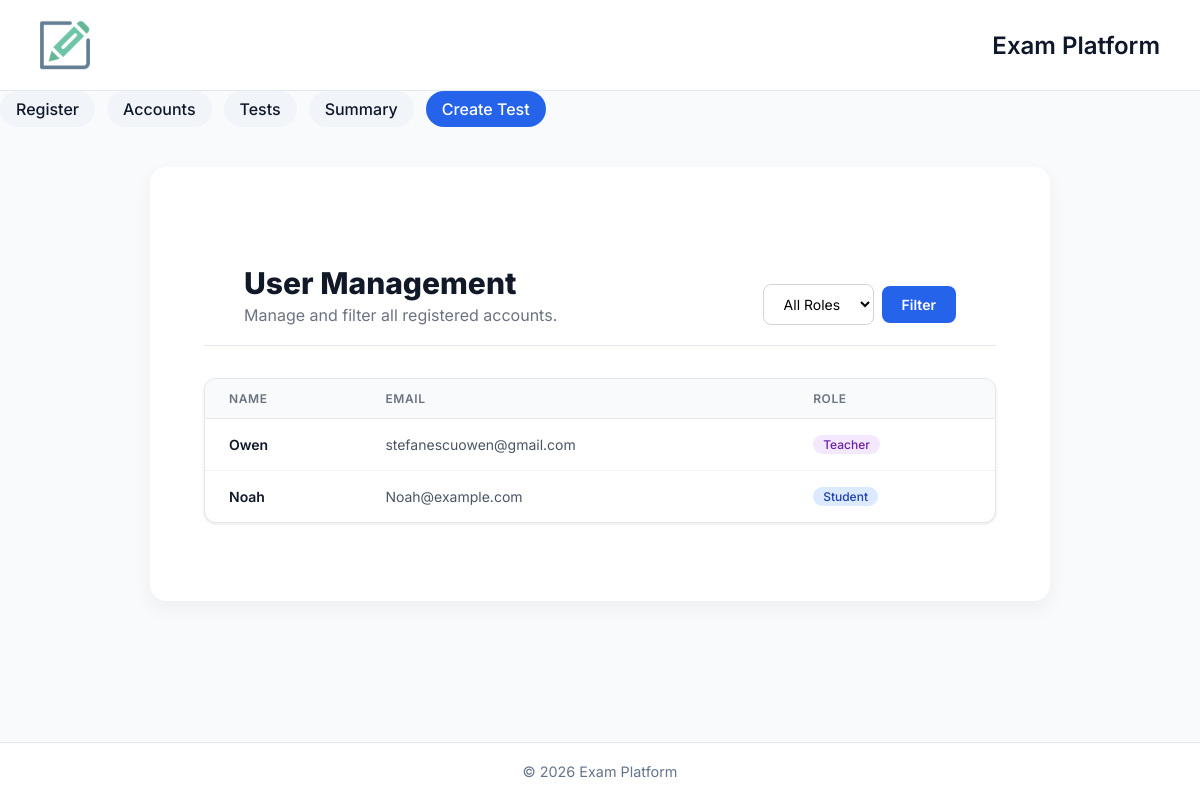
Page /accounts on the earlier database version.
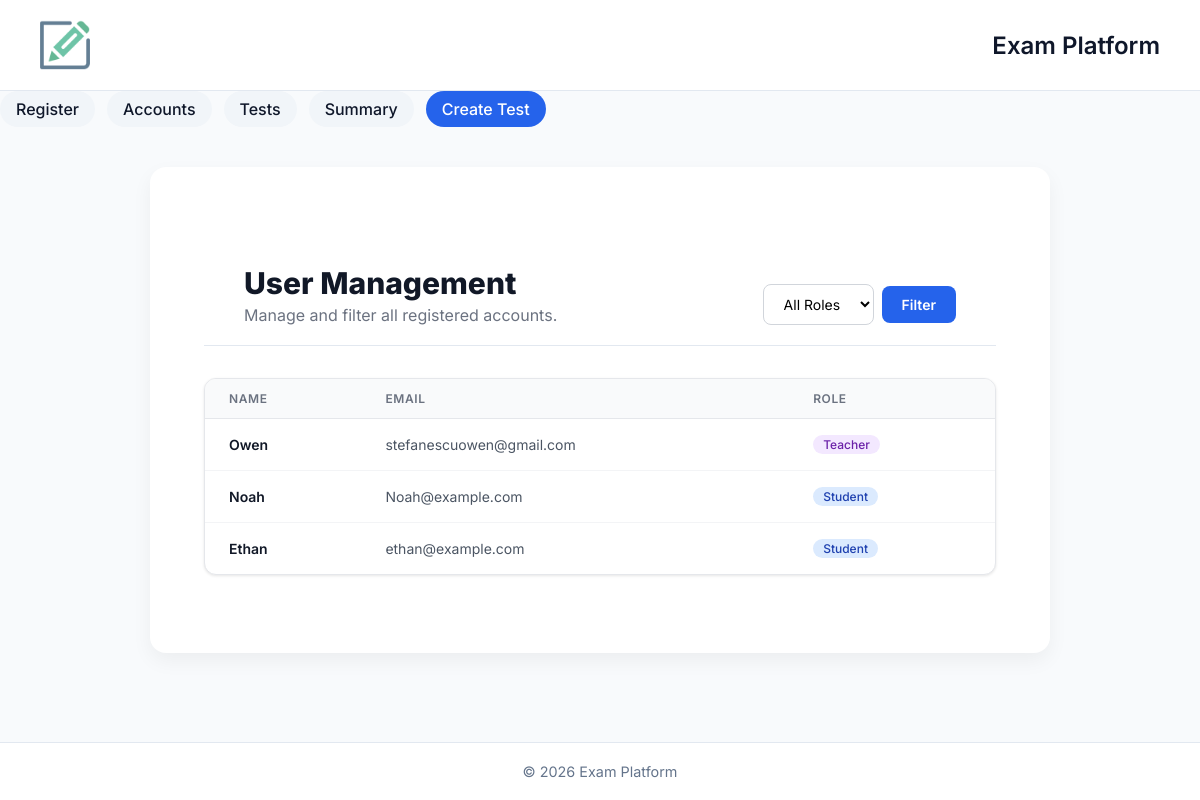
Same page on the later database version.
### app/models/user.py (models this page shows)
class User(db.Model):
    __tablename__ = "users"
    id = db.Column(db.Integer, primary_key=True)
    name = db.Column(db.String(100))
    email = db.Column(db.String(100))
    role = db.Column(db.Enum("student", "teacher"))
    created_at = db.Column(db.DateTime, default=db.func.current_timestamp())
    submissions = db.relationship("Submission", back_populates="student", foreign_keys="Submission.student_id")
    graded_submissions = db.relationship("Submission", back_populates="grader", foreign_keys="Submission.graded_by")
    tests_created = db.relationship("Test", back_populates="teacher")

### app/routes/routes.py (the view)
@bp.route("/accounts")
def accounts():
    users_query = User.query
    role_filter = request.args.get("role")
    sort_by = request.args.get("sort")
    if role_filter in ("student", "teacher"):
        users_query = users_query.filter_by(role=role_filter)
    if sort_by == "name":
        users_query = users_query.order_by(User.name)
    elif sort_by == "date":
        users_query = users_query.order_by(User.created_at.desc())
    users = users_query.all()
    return render_template("accounts.html", users=users)

### app/templates/accounts.html (shortened to what this page needs)
{% extends "base.html" %}
{% block content %}
<div class="manage-container">
    <header class="page-header">
        <div class="header-title">
            <h1>User Management</h1>
            <p>Manage and filter all registered accounts.</p>
        </div>
        <form method="GET" action="/accounts" class="filter-form">
            <select name="role" class="filter-select">
                <option value="">All Roles</option>
            </select>
            <button type="submit" class="btn-filter">Filter</button>
        </form>
    </header>
    <div class="table-card">
        <table class="user-table">
            <thead>
                <tr>
                    <th>Name</th>
                    <th>Email</th>
                    <th>Role</th>
                </tr>
            </thead>
            <tbody>
                {% for user in users %}
                <tr>
                    <td class="user-name">{{ user.name }}</td>
                    <td class="user-email">{{ user.email }}</td>
                    <td>
                        <span class="badge {% if user.role == 'teacher' %}badge-teacher{% else %}badge-student{% endif %}">
                            {{ user.role }}
                        </span>
                    </td>
                </tr>
                {% else %}
                <tr>
                    <td colspan="3" class="empty-state">No users found matching your criteria.</td>
                </tr>
                {% endfor %}
            </tbody>
        </table>
    </div>
{% endblock %}

Differences in the rows shown:
added User: name "Ethan", email "ethan@example.com", role "Student"
